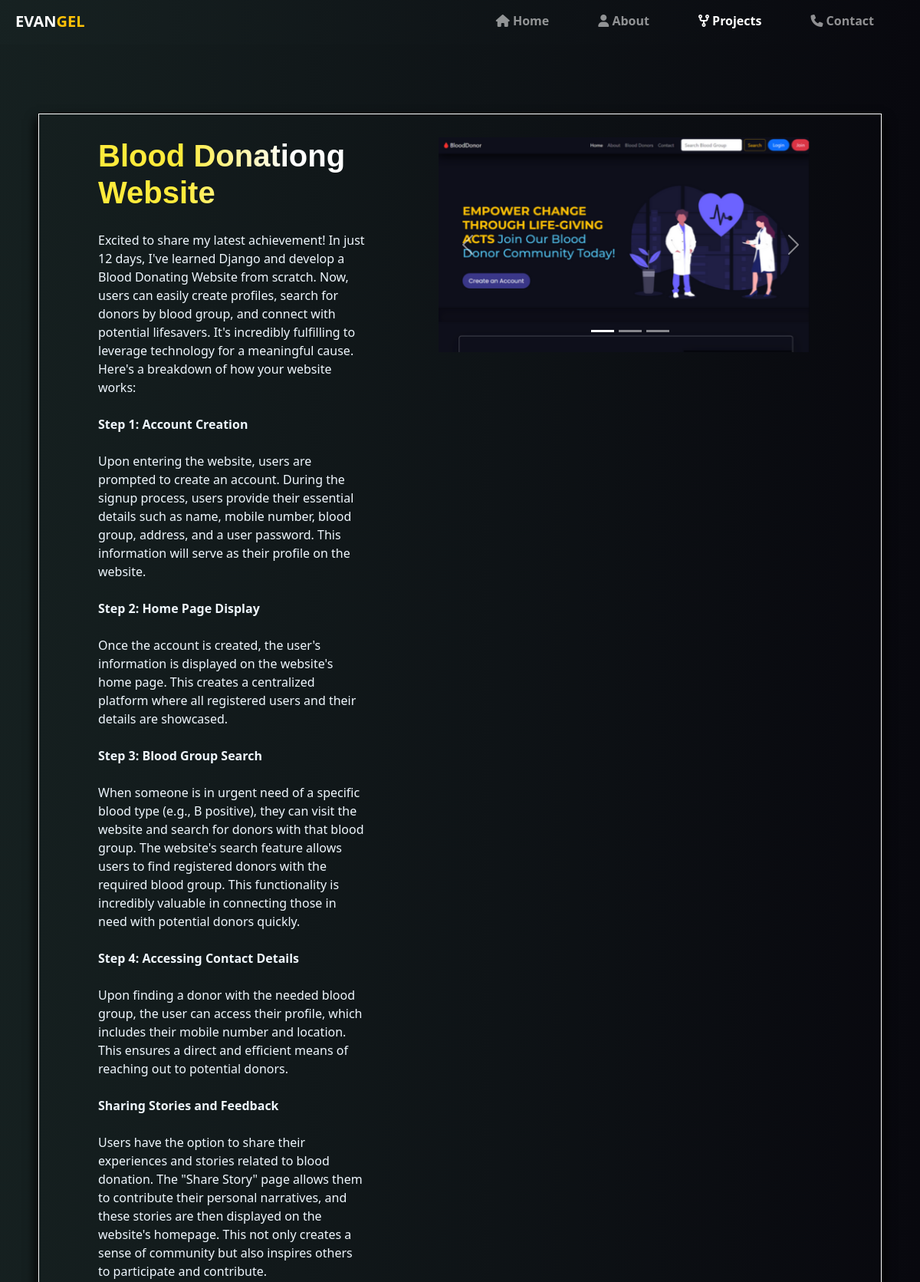
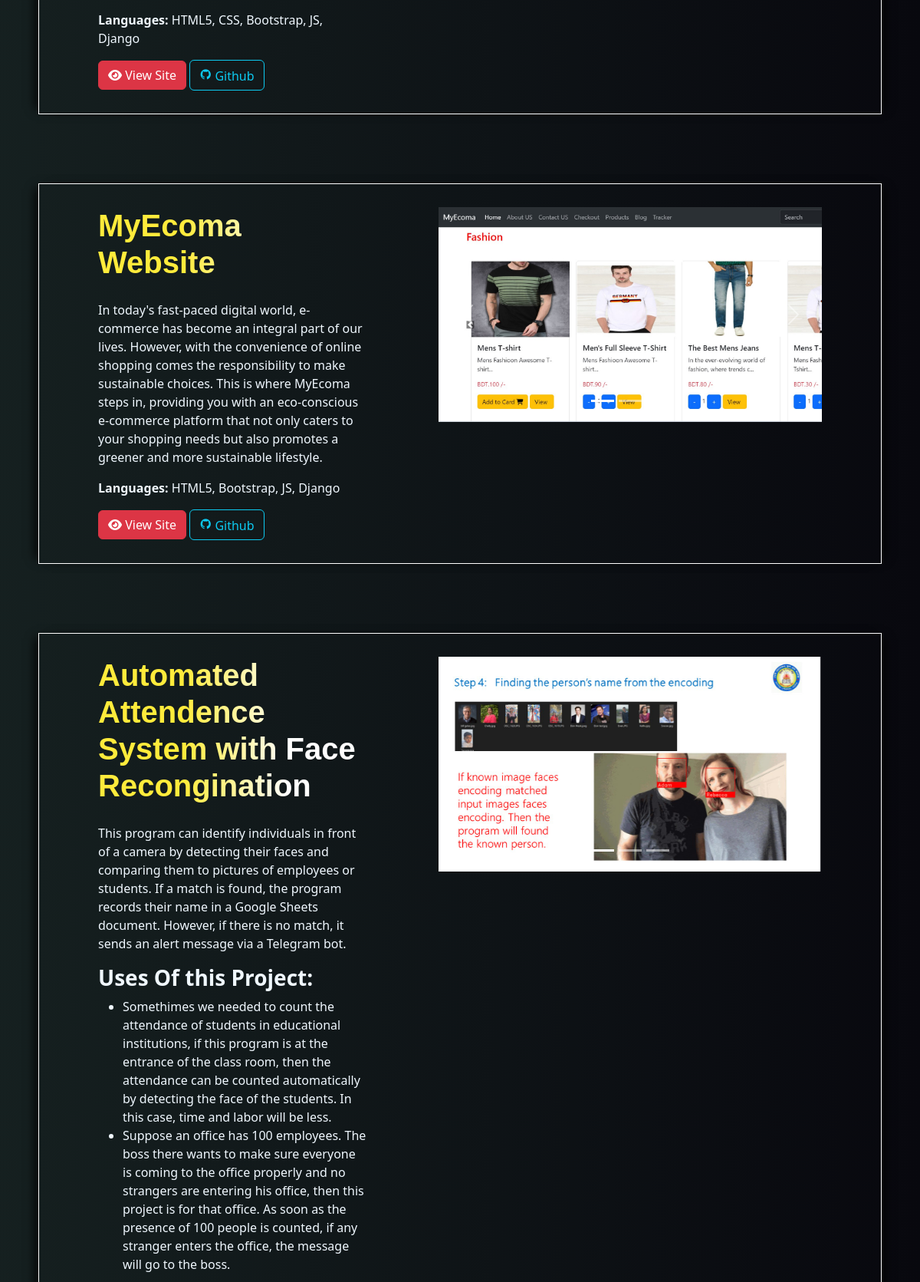
Page /allprojects/ (upper part) on the committed database (2 pictures, top to bottom).
### home/models.py (models this page shows, shortened)
class Project(models.Model):
    id = models.AutoField(primary_key=True)
    name = models.CharField(max_length=200)
    shortDes = models.CharField(max_length=500)
    content = models.TextField()
    category = models.CharField(max_length=30)
    skills = models.CharField(max_length=200)
    feature = models.ImageField(upload_to="static/img/projects")
    pimg1 = models.ImageField(upload_to="static/img/projects")
    pimg2 = models.ImageField(upload_to="static/img/projects")
    pimg3 = models.ImageField(upload_to="static/img/projects")
    live = models.CharField(max_length=300, null=True, default="")
    code = models.CharField(max_length=300)

### home/views.py (the view)
# urls.py: path('allprojects/', views.projects, name="Projects"),
def projects(request):
    projs = Project.objects.all()
    return render(request, 'home/projects.html',{
        'projs':projs
    })

### templates/home/projects.html (shortened to what this page needs)
{% extends 'basic.html' %}
{% block projactive %} active {% endblock %}
{% load static %}
{% block body %}
{%for pj in projs%}
    <div class="proj-container" id="{{pj.id}}" data-aos="fade-up" data-aos-duration="2000">
        <div class="proj-side1" data-aos="fade-right" data-aos-duration="2000" data-aos-delay="300" data-aos-anchor="#example-anchor"
        data-aos-offset="500">
            <h2>{{pj.name}}</h2>
            <p>
                {{pj.content|safe}}
            </p>
            <p>
                <strong>Languages: </strong> {{pj.skills}}
            </p>
            <a href="{{pj.live}}" class="btn btn-danger" target="_blank"> <i class="fa fa-eye"></i> View Site</a>
            <a href="{{pj.code}}" class="btn btn-outline-info" target="_blank"> <i class="ri-github-fill"></i> Github</a>
        </div>
        <div class="proj-side2" data-aos="fade-left" data-aos-duration="2000" data-aos-delay="300" data-aos-anchor="#example-anchor"
        data-aos-offset="500">
        <div id="carouselExampleIndicators{{pj.id}}" class="carousel slide " data-bs-ride="carousel">
            <div class="carousel-indicators">
            <button type="button" data-bs-target="#carouselExampleIndicators{{pj.id}}" data-bs-slide-to="0" class="active" aria-current="true" aria-label="Slide 1"></button>
            <button type="button" data-bs-target="#carouselExampleIndicators{{pj.id}}" data-bs-slide-to="1" aria-label="Slide 2"></button>
            <button type="button" data-bs-target="#carouselExampleIndicators{{pj.id}}" data-bs-slide-to="2" aria-label="Slide 3"></button>
            </div>
            <div class="carousel-inner">
            <div class="carousel-item active">
                <img src="/{{pj.pimg1}}" class="d-block " alt="..." data-bs-interval="10000">
            </div>
            </div>
            <button class="carousel-control-prev" type="button" data-bs-target="#carouselExampleIndicators{{pj.id}}" data-bs-slide="prev">
            <span class="carousel-control-prev-icon" aria-hidden="true"></span>
            </button>
            <button class="carousel-control-next" type="button" data-bs-target="#carouselExampleIndicators{{pj.id}}" data-bs-slide="next">
            <span class="carousel-control-next-icon" aria-hidden="true"></span>
            </button>
        </div>
        </div>
    </div>
{%endfor%}
{%endblock%}

### templates/basic.html (shortened to what this page needs)
<!doctype html>
<html lang="en">
<head>
    {% load static %}
    <link rel="stylesheet" href="{% static 'style.css' %}">
    <link rel="stylesheet" href="https://cdnjs.cloudflare.com/ajax/libs/font-awesome/6.4.2/css/all.min.css" />
    <link href="https://cdn.jsdelivr.net/npm/remixicon@2.2.0/fonts/remixicon.css" rel="stylesheet">
    <link href="https://cdn.jsdelivr.net/npm/bootstrap@5.3.1/dist/css/bootstrap.min.css" rel="stylesheet"
>
    <link href="https://unpkg.com/aos@2.3.1/dist/aos.css" rel="stylesheet">
</head>
<body onload="load()">
    <nav class="navbar navbar-expand-lg navbar-dark sticky-top" aria-label="Offcanvas navbar large">
        <div class="container-fluid">
            <a class="navbar-brand fw-bold mx-2" href="/">EVAN<span class="text-warning">GEL</span></a>
            <div class="offcanvas offcanvas-end text-bg-dark" tabindex="-1" id="offcanvasNavbar2"
                aria-labelledby="offcanvasNavbar2Label">
                <div class="offcanvas-body">
                    <ul class="navbar-nav justify-content-end flex-grow-1 pe-3">
                        <li class="nav-item text-light">
                            <a class="nav-link {% block homeactive %} {% endblock %} display-5 fw-bold mx-4 " aria-current="page"
                                href="/"> <i class="fa fa-home" aria-hidden="true"></i> Home</a>
                        </li>
                        <li class="nav-item">
                            <a class="nav-link {% block aboutactive %} {% endblock %} display-5 fw-bold  mx-4" href="/about"><i class="fa fa-user" aria-hidden="true"></i> About</a>
                        </li>
                        <li class="nav-item">
                            <a class="nav-link {% block projactive %} {% endblock %} display-5 fw-bold mx-4" href="/allprojects"><i class="fa fa-code-fork" aria-hidden="true"></i> Projects</a>
                        </li>
                        <li class="nav-item">
                            <a class="nav-link {% block contactactive %} {% endblock %} display-5 fw-bold mx-4" href="/contact"><i class="fa fa-phone" aria-hidden="true"></i> Contact</a>
                        </li>
                    </ul>
                </div>
            </div>
        </div>
    </nav>
    {% block body %}
    {% endblock %}
</body>
</html>

### static/style.css (style rules this page uses)
.proj-container { display: flex; justify-content: space-around; flex-wrap: wrap; margin: 90px 50px; border: 1px solid #fff; padding: 30px; height: max-content; -webkit-box-shadow: -10px 0px 13px -7px #000000, 10px 0px 13px -7px #000000, 5px 5px 15px 5px rgba(0,0,0,0); box-shadow: -10px 0px 13px -7px #000000, 10px 0px 13px -7px #000000, 5px 5px 15px 5px rgba(0,0,0,0); }
.proj-container .proj-side1 { height: max-content; width: 350px; color: aliceblue; text-align: left; }
.proj-container .proj-side1 h2 { font-size: 40px; font-family: 'Poppins', sans-serif; color: #dfeaf4; padding-bottom: 10px; font-weight: 700; color: #ffeb3b; background-image: -webkit-linear-gradient(0deg, #ffeb3b 32%, #ffffff 71%); background-clip: text; -webkit-background-clip: text; text-fill-color: transparent; -webkit-text-fill-color: transparent; }
.proj-side2.aos-init.aos-animate { width: 500px; }
.proj-container .proj-side2 .carousel-item img { height: 280px; }

### templates/basic.html (style rules this page uses)
body { background-color: #1E2125; color: #fff; background-image: linear-gradient(to left, rgb(8, 8, 14),rgba(15, 31, 28, 0.575)) }
.navbar-dark { padding-bottom: 10px; background-color: #212529; background-image: linear-gradient(to left, rgb(8, 8, 14),rgba(15, 31, 28, 0.575)) }

### rows in the picture
Project: name "Blood Donationg Website", content "Excited to share my latest achievement! In just 12 days, I've learned Django and develop a Blood Donating Website from scratch. Now, users can easily create profiles, search for donors by blood group, and connect with potential lifesavers. It's incredibly fulfilling to leverage technology for a meaningful cause. Here's a breakdown of how your website works: Step 1: Account Creation Upon entering the website, users are prompted to create an account. During the signup process, users provide their essential details such as name, mobile number, blood group, address, and a user password. This information will serve as their profile on the website. Step 2: Home Page Display Once the account is…", skills "HTML5, CSS, Bootstrap, JS, Django", pimg1 (picture)
Project: name "MyEcoma Website", content "In today's fast-paced digital world, e-commerce has become an integral part of our lives. However, with the convenience of online shopping comes the responsibility to make sustainable choices. This is where MyEcoma steps in, providing you with an eco-conscious e-commerce platform that not only caters to your shopping needs but also promotes a greener and more sustainable lifestyle.", skills "HTML5, Bootstrap, JS, Django", pimg1 (picture)
Project: name "Automated Attendence System with Face Recongination", content "This program can identify individuals in front of a camera by detecting their faces and comparing them to pictures of employees or students. If a match is found, the program records their name in a Google Sheets document. However, if there is no match, it sends an alert message via a Telegram bot. Uses Of this Project: Somethimes we needed to count the attendance of students in educational institutions, if this program is at the entrance of the class room, then the attendance can be counted automatically by detecting the face of the students. In this case, time and labor will be less. Suppose an office has 100 employees. The boss there wants to make sure everyone is coming to the office…", pimg1 (picture)
